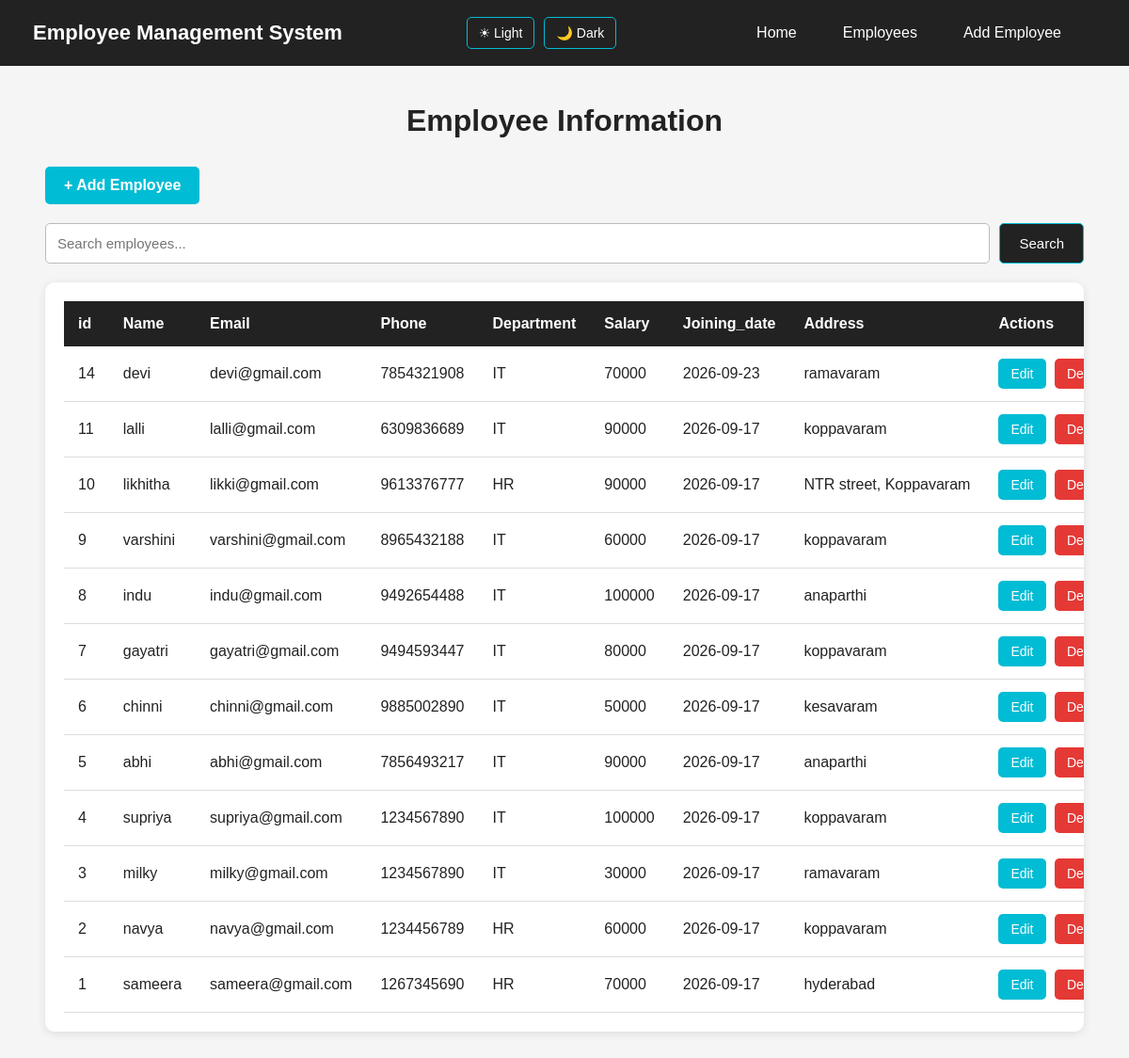
The app's page /employees (signed in), older data.
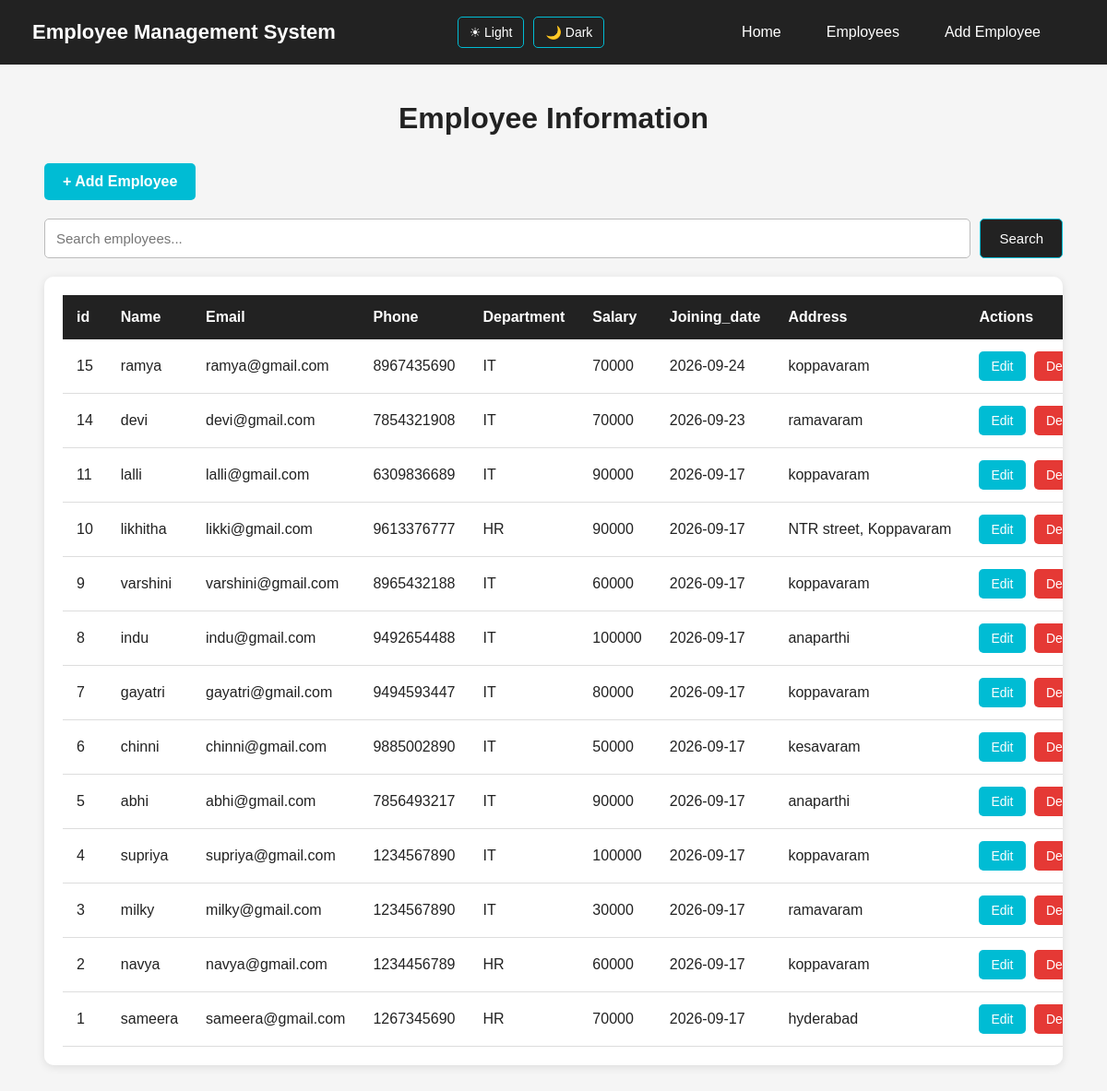
The same page, newer data.
### tables this page shows
CREATE TABLE employees(
              id INTEGER PRIMARY KEY AUTOINCREMENT,
              name TEXT NOT NULL,
              email  TEXT NOT NULL,
              phone TEXT NOT NULL,
              department TEXT NOT NULL,
              salary INTEGER NOT NULL,
              joining_date TEXT NOT NULL,
              address TEXT
              );

### server.py (the view)
@app.route("/employees")
def employees():
    if not login_required():
        return redirect("/login")
    connection = get_database_connection()
    cursor = connection.cursor()
    cursor.execute("""
        SELECT *
        FROM employees
        ORDER BY id DESC
    """)
    employees = cursor.fetchall()
    connection.close()
    theme = request.cookies.get(
        "theme",
        "light"
    )
    return render_template(
        "employees.html",
        employees=employees,
        theme=theme
    )

### server.py (called while the page is built)
def get_database_connection():
    connection = sqlite3.connect("users.db")
    connection.row_factory = sqlite3.Row
    return connection

def login_required():
    return "user_id" in session

### Templates/employees.html (shortened to what this page needs)
<!DOCTYPE html>
<html lang="en">
<head>
    </head>
<body class="{{theme}}">
    <nav class="navbar">
        <div class="logo">
            Employee Management System
        </div>
        <div class="theme-buttons">
            <a href="/set-theme/light">
                ☀ Light
            </a>
            <a href="/set-theme/dark">
                🌙 Dark
            </a>
        </div>
        <ul class="nav-links">
            <li>
                <a href="/">
                    Home
                </a>
            </li>
              <li>
                <a href="/employees">
                    Employees
                </a>
            </li>
            <li>
                <a href="/add-employee">
                    Add Employee
                </a>
         </ul>
    </nav>
    <div class="container">
        <h1>
            Employee Information
        </h1>
        <div class="add-section">
            <a href="/add-employee"
               class="add-btn">
                + Add Employee
            </a>
         </div>
        <div class="search-section">
        <form action="/Search" method="GET">
            <input type="text" name="q" placeholder="Search employees..."  value="{{ search_text or '' }}" >
        <button type="submit"> Search</button>
        </form>
        </div>
    <div class="table-container">
        <table>
            <thead>
                <tr>
                    <th>id</th>
                    <th>Name</th>
                    <th>Email</th>
                    <th>Phone</th>
                    <th>Department</th>
                    <th>Salary</th>
                    <th>Joining_date</th>
                    <th>Address</th>
                    <th>Actions</th>
                </tr>
            </thead>
            <tbody>
                 {% if employees %}
                 {% for employee in employees %}
                 <tr>
                    <td>{{employee["id"]}}</td>
                    <td>{{employee["name"]}}</td>
                    <td>{{employee["email"]}}</td>
                    <td>{{employee["phone"]}}</td>
                    <td>{{employee["department"]}}</td>
                    <td>{{employee["salary"]}}</td>
                    <td>{{employee["joining_date"]}}</td>
                    <td>{{employee["address"]}}</td>
                    <td class="actions">
                        <a href="/edit-employee/{{employee['id']}}"
                        class="edit-btn">Edit</a>
                        <a href="/delete-employee/{{employee['id']}}"
                        class="delete-btn"
                        onclick=" return  confirm('Are you sure you want to delete this employee?')">Delete</a>
                    </td>
                 </tr>
                 {% endfor %}
                 {% else %}
                  <tr>
                    <td colspan="9"class="no-employees"> No Employees found</td>
                  </tr>
                  {% endif%}
            </tbody>
        </table>
    </div>
</body>
</html>

### Templates/employees.html (style rules this page uses)
* { margin: 0; padding: 0; box-sizing: border-box; }
body { font-family: Arial, sans-serif; background-color: #f5f5f5; color: #222; }
body.light { background-color: #f5f5f5; color: #222; }
body.light .table-container { background-color: white; color: #222; }
body.light td { color: #222; border-bottom: 1px solid #ddd; }
.navbar { background-color: #222; min-height: 70px; padding: 0 35px; display: flex; align-items: center; justify-content: space-between; }
.logo { color: white; font-size: 22px; font-weight: bold; }
.nav-links { display: flex; align-items: center; gap: 25px; list-style: none; }
.nav-links a { color: white; text-decoration: none; font-size: 16px; padding: 10px 12px; border-radius: 5px; transition: 0.3s; }
.theme-buttons { display: flex; align-items: center; gap: 10px; margin-right: 5px; }
.theme-buttons a { color: white; text-decoration: none; border: 1px solid #00bcd4; padding: 8px 12px; border-radius: 5px; font-size: 14px; transition: 0.3s; }
.container { width: 92%; max-width: 1400px; margin: 40px auto; }
h1 { text-align: center; margin-bottom: 30px; font-size: 32px; }
.add-section { margin-bottom: 20px; }
.add-btn { display: inline-block; background-color: #00bcd4; color: white; text-decoration: none; padding: 11px 20px; border-radius: 5px; font-size: 16px; font-weight: bold; transition: 0.3s; }
.table-container { background-color: white; padding: 20px; border-radius: 10px; box-shadow: 0 2px 10px rgba(0, 0, 0, 0.1); overflow-x: auto; }
table { width: 100%; border-collapse: collapse; min-width: 1100px; }
thead { background-color: #222; }
th { color: white; padding: 15px; text-align: left; white-space: nowrap; }
td { padding: 13px 15px; border-bottom: 1px solid #ddd; white-space: nowrap; }
.actions { white-space: nowrap; }
.edit-btn, .delete-btn { display: inline-block; color: white; text-decoration: none; padding: 8px 13px; border-radius: 5px; font-size: 14px; margin-right: 5px; }
.edit-btn { background-color: #00bcd4; }
.delete-btn { background-color: #e53935; }
.search-section { margin: 20px 0; }
.search-section form { display: flex; gap: 10px; }
.search-section input { flex: 1; padding: 12px; border: 1px solid #bbb; border-radius: 5px; font-size: 15px; }
.search-section button { padding: 12px 20px; background-color: #222; color: white; border: 1px solid #00bcd4; border-radius: 5px; cursor: pointer; font-size: 15px; }

Row changes from the older to the newer data that the page shows:
added employees: id "15", name "ramya", email "ramya@gmail.com", phone "8967435690", department "IT", salary "70000", joining_date "2026-09-24", address "koppavaram"
